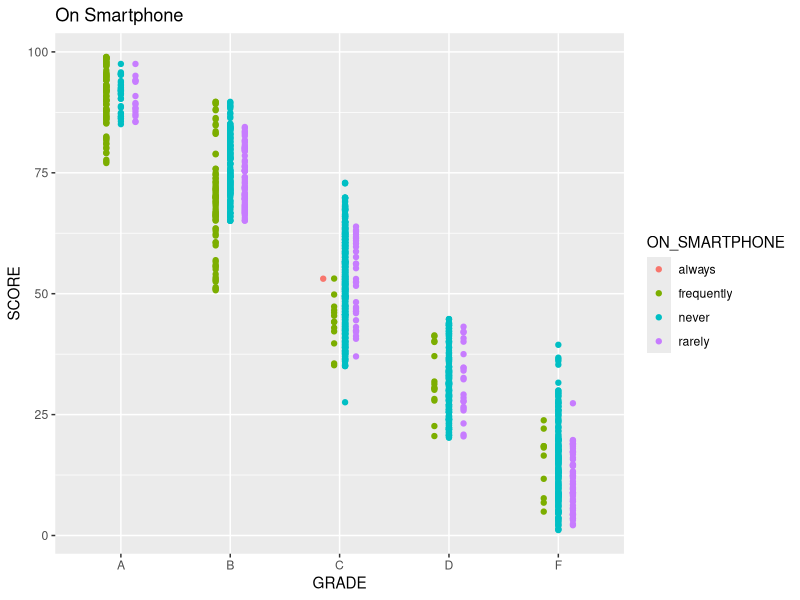
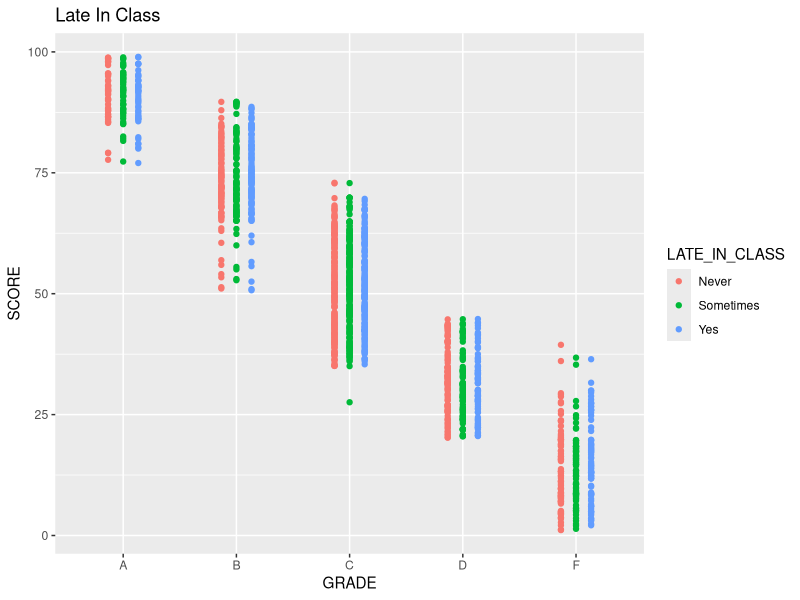
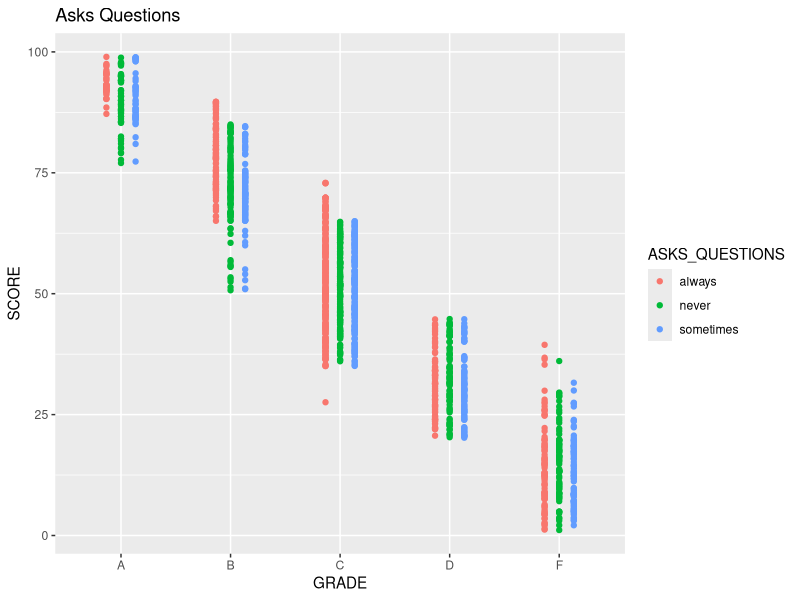
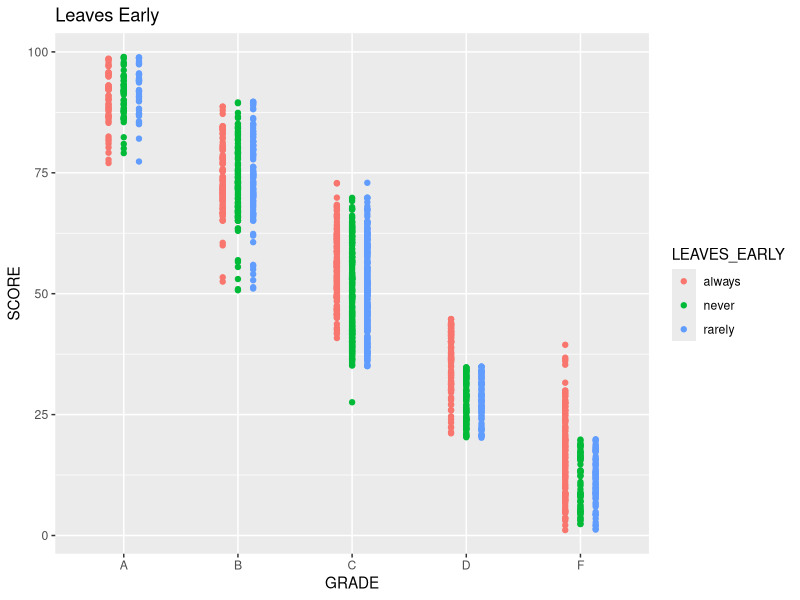

These charts were generated, in order, by the following R code:
Moody <- read.csv("MOODY-2019.csv")

Moody2 <- Moody[-1]
row.names(Moody2) <- Moody$STUDENTID

Moody2$dummy_on_smartphone[Moody$ON_SMARTPHONE == "always"] <- "4"
Moody2$dummy_on_smartphone[Moody$ON_SMARTPHONE == "frequently"] <- "3"
Moody2$dummy_on_smartphone[Moody$ON_SMARTPHONE == "rarely"] <- "2"
Moody2$dummy_on_smartphone[Moody$ON_SMARTPHONE == "never"] <- "1"
Moody2$dummy_on_smartphone <- factor(Moody2$dummy_on_smartphone)

Moody2$dummy_grade[Moody$GRADE == "A"] <- "5"
Moody2$dummy_grade[Moody$GRADE == "B"] <- "4"
Moody2$dummy_grade[Moody$GRADE == "C"] <- "3"
Moody2$dummy_grade[Moody$GRADE == "D"] <- "2"
Moody2$dummy_grade[Moody$GRADE == "F"] <- "1"
Moody2$dummy_grade <- factor(Moody2$dummy_grade)

Moody2$dummy_asks_questions[Moody$ASKS_QUESTIONS == "always"] <- "3"
Moody2$dummy_asks_questions[Moody$ASKS_QUESTIONS == "sometimes"] <- "2"
Moody2$dummy_asks_questions[Moody$ASKS_QUESTIONS == "never"] <- "1"
Moody2$dummy_asks_questions <- factor(Moody2$dummy_asks_questions)

Moody2$dummy_leaves_early[Moody$LEAVES_EARLY == "always"] <- "3"
Moody2$dummy_leaves_early[Moody$LEAVES_EARLY == "rarely"] <- "2"
Moody2$dummy_leaves_early[Moody$LEAVES_EARLY == "never"] <- "1"
Moody2$dummy_leaves_early <- factor(Moody2$dummy_leaves_early)

Moody2$dummy_late_to_class[Moody$LATE_IN_CLASS == "Yes"] <- "3"
Moody2$dummy_late_to_class[Moody$LATE_IN_CLASS == "Sometimes"] <- "2"
Moody2$dummy_late_to_class[Moody$LATE_IN_CLASS == "Never"] <- "1"
Moody2$dummy_late_to_class <- factor(Moody2$dummy_late_to_class)

Moody2 <- Moody2[order(-Moody2[,1], Moody2[,7], Moody2[,8], Moody2[,9], Moody2[,10], Moody2[,11]),]

for(i in 1:nrow(Moody2)) {
  n <- 0    
  if (Moody2[i,7] == 1){
    n <- 1
  }
  Moody2$smartphone1[i] <- n
  
  n <- 0    
  if (Moody2[i,7] == 2){
    n <- 1
  }
  Moody2$smartphone2[i] <- n
  
  n <- 0    
  if (Moody2[i,7] == 3){
    n <- 1
  }
  Moody2$smartphone3[i] <- n
  
  n <- 0    
  if (Moody2[i,9] == 1){
    n <- 1
  }
  Moody2$question1[i] <- n
  
  n <- 0    
  if (Moody2[i,9] == 2){
    n <- 1
  }
  Moody2$question2[i] <- n
  
  n <- 0    
  if (Moody2[i,9] == 3){
    n <- 1
  }
  Moody2$question3[i] <- n
  
  n <- 0    
  if (Moody2[i,10] == 1){
    n <- 1
  }
  Moody2$leaves1[i] <- n
  
  n <- 0    
  if (Moody2[i,10] == 2){
    n <- 1
  }
  Moody2$leaves2[i] <- n
  
  n <- 0    
  if (Moody2[i,10] == 3){
    n <- 1
  }
  Moody2$leaves3[i] <- n
  
  n <- 0    
  if (Moody2[i,11] == 1){
    n <- 1
  }
  Moody2$late1[i] <- n
  
  n <- 0    
  if (Moody2[i,11] == 2){
    n <- 1
  }
  Moody2$late2[i] <- n
  
  n <- 0    
  if (Moody2[i,11] == 3){
    n <- 1
  }
  Moody2$late3[i] <- n
  
}

fit <- lm(as.numeric(Moody2$dummy_grade) ~ Moody2$SCORE + Moody2$smartphone1 + Moody2$smartphone2 + Moody2$smartphone3 + Moody2$question1 + Moody2$question2 + Moody2$question3 + Moody2$leaves1 + Moody2$leaves2 + Moody2$leaves3 + Moody2$late1 + Moody2$late2 + Moody2$late3)

summary(fit)

library(ggplot2)

ggplot(Moody2, aes(GRADE, SCORE, colour = ON_SMARTPHONE)) + geom_point(position = position_dodge(width = 0.4)) + ggtitle("On Smartphone")

ggplot(Moody2, aes(GRADE, SCORE, colour = LATE_IN_CLASS)) + geom_point(position = position_dodge(width = 0.4)) + ggtitle("Late In Class")

ggplot(Moody2, aes(GRADE, SCORE, colour = ASKS_QUESTIONS)) + geom_point(position = position_dodge(width = 0.4)) + ggtitle("Asks Questions")

ggplot(Moody2, aes(GRADE, SCORE, colour = LEAVES_EARLY)) + geom_point(position = position_dodge(width = 0.4)) + ggtitle("Leaves Early")